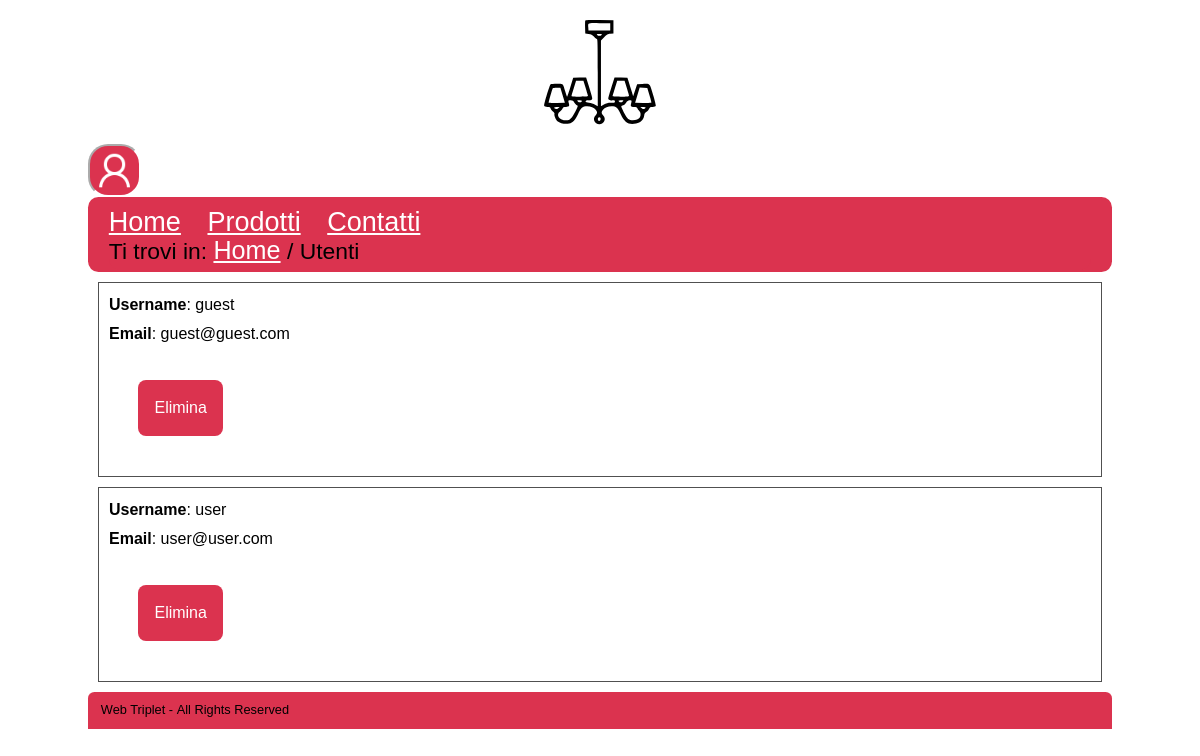
/utenti.php (signed in), run on an earlier commit of the app's database.
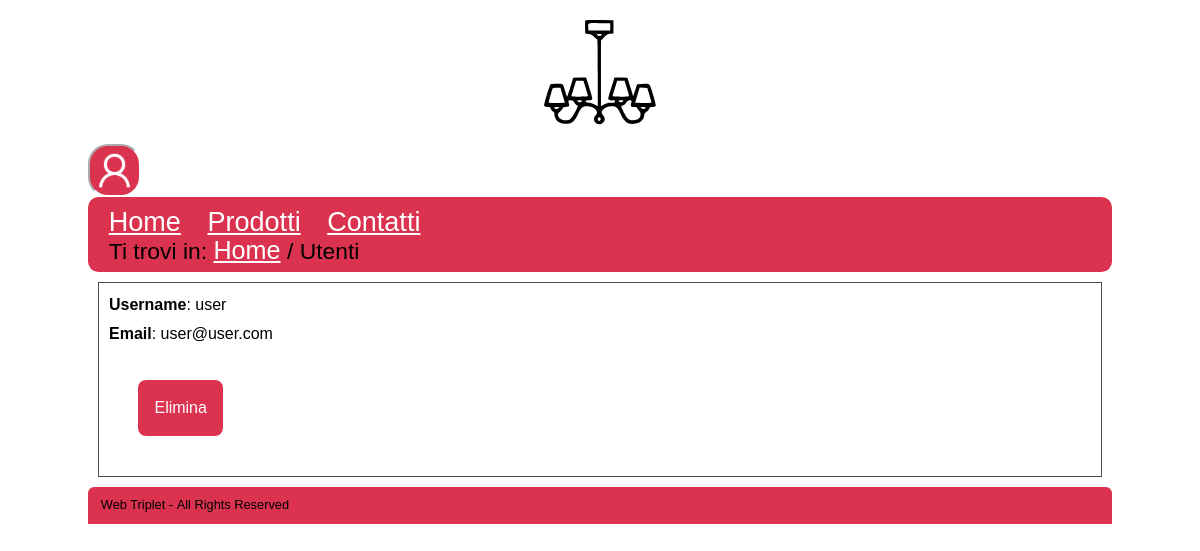
And on a later commit of the database.
### tables this page shows
CREATE TABLE IF NOT EXISTS `utente` (
  `username` varchar(20) NOT NULL,
  `password` varchar(255) NOT NULL,
  `email` varchar(255) DEFAULT NULL,
  `ruolo` varchar(10) NOT NULL DEFAULT 'user',
  PRIMARY KEY (`username`)
);

### PHP/connessione2.php (called while the page is built, shortened)
<?php
class DBAccess
{
    private static function startConnection()
    {
        try {
            return new mysqli(DBAccess::HOST_DB, DBAccess::USERNAME, DBAccess::PASSWORD, DBAccess::DATABASE_NAME);
        } catch (Exception $e) {
            http_response_code(500);
            if(isset($_SESSION["ruolo"])) {
                if($_SESSION["ruolo"] == "user") {
                    echo file_get_contents(dirname(__FILE__) . "/../HTML/500Utente.html");
                } elseif($_SESSION["ruolo"] == "admin") {
                    echo file_get_contents(dirname(__FILE__) . "/../HTML/500Amministratore.html");
                }
            } else {
                echo file_get_contents(dirname(__FILE__) . "/../HTML/500Semplice.html");
            }
            die();
        }
    }
    public static function dbQuery($query, ...$parametri)
    {
        $connection = self::startConnection();
        $stmt = $connection->prepare($query);
        $stmt->execute();
        $queryResult = $stmt->get_result();
        $select = false;
        if (strpos($query, "SELECT") === 0) {
            $select = true;
        }
        if ($select) {
            $result = array();
            while ($row = mysqli_fetch_assoc($queryResult)) {
                array_push($result, $row);
            }
            if (empty($result)) {
                return null;
            } else {
                return $result;
            }
        } else {
            $connection->close();
            return true;
        }
    }
}
?>

### utenti.php (the view, shortened to what this page needs)
<?php
require_once "PHP/class.php";
if (isset($_SESSION["username"]) && $_SESSION["ruolo"] == "admin") {
    $paginaHTML = Access::getHeader("Utenti", "Utenti registrati nel sito", "utenti", $_SESSION["ruolo"], null, null, null, null, true);
    $paginaHTML .= file_get_contents("HTML/utenti.html");
    $stringaUtenti = "";
    $utenti = Access::getUtenti();
    if ($utenti !== false) {
        if (!empty($utenti)) {
            foreach ($utenti as $utente) {
                $stringaUtenti .=
                '<div class="utenti" role="group">
                    <div class="flexutente">
                        <div><span lang="en"><span class="nome">Username</span></span>: ' . $utente['username'] . ' </div>
                        <div><span lang="en"><span class="email">Email</span></span>: ' . $utente['email'] . ' </div>';
                        (isset($_POST["delete"])&&$_POST["userId"]==$utente['username'])?$stringaUtenti.='<div class="elimina_utente_big"><form method="post" action="utenti.php"><div class="messaggio_elimina" role="alert">Sicuro di voler eliminare il profilo?</div>
                        <input type="hidden" id="id' . $utente['username'] . '"name="userId" value="' . $utente['username'] . '"/>
                        <div id="msg_confirm" role="alert"><input type="submit" name="si" class="invio" value="Si" />
                        <input type="submit" name="no" class="invio" value="No" /></div></form></div></div></div>':$stringaUtenti.='
                        <form action="utenti.php" method="post">
                            <input type="hidden" id="id' . $utente['username'] . '"name="userId" value="' . $utente['username'] . '"/>
                            <input type="submit" id="delete'. $utente['username'] .'"name="delete" class="invio" value="Elimina"/>
                            <div id="msg_confirm" role="alert"></div>
                        </form>
                    </div>
                </div>';
            }
        }
    }
    echo str_replace("<utenti />", $stringaUtenti, $paginaHTML);
} else {
    header("Location: index.php");
}
?>

What changed in the data, as far as the page shows it:
removed utente: username "guest", email "guest@guest.com"
